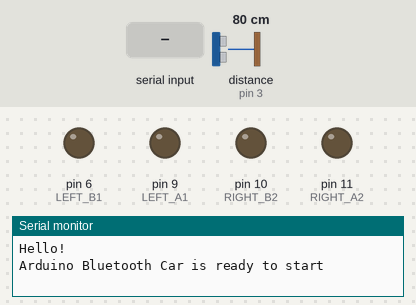
Simulated run of this sketch. Board: Arduino Uno, built with avr-gcc and run on an emulated ATmega328P. Shown: output pins drawn as LEDs (lit = HIGH), the last lines printed to the serial monitor. Wiring (inferred from the names in the program): ultrasonic range finder: trigger pin 2; echo pin 3. Dashed ring = blinking. The test bench sets the inputs (shaded band); at power-on: distance to the obstacle (sensor on pin 3) 80 cm. The echo pulse lasts 58.3 µs per cm; pins used as bus, display or sensor lines are not drawn.

Above: at 1.2 s.
1.3 s: distance to the obstacle (sensor on pin 3) set to 12 cm
2.8 s: distance to the obstacle (sensor on pin 3) set to 9 cm
At 3.2 s:
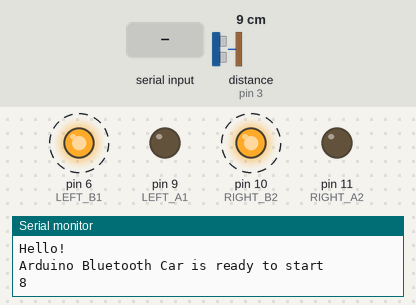
5.8 s: distance to the obstacle (sensor on pin 3) set to 18 cm
At 5.8 s:
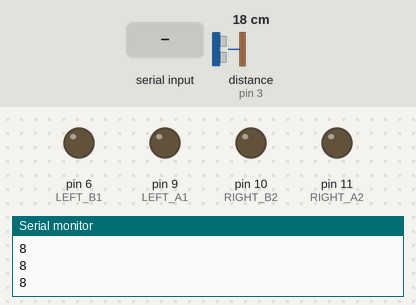
7.3 s: "l" received over the second serial link
At 8.4 s:
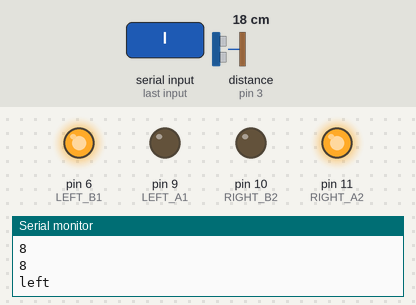
8.8 s: "r" received over the second serial link
At 9.6 s:
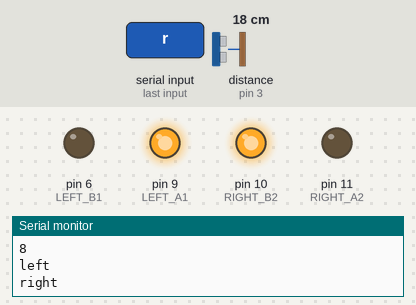
10.3 s: "f" received over the second serial link
At 10.7 s:
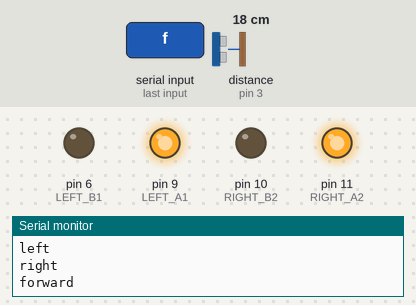
Timing chart, 0 to 12.8 s (numbered marks = the images above; inputs shaded):
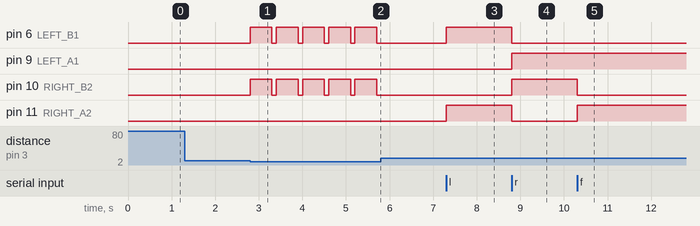

The sketch:

Hands_Project_F2.ino
```cpp
#include <SoftwareSerial.h>

#define Trig 2
#define ECHO 3
#define LEFT_A1 9 //왼쪽 바퀴1
#define LEFT_B1 6 //왼쪽 바퀴2
#define RIGHT_A2 11 //오른쪽 바퀴1
#define RIGHT_B2 10 //오른쪽 바퀴2
#define BLUE_TX  4//블루투스 TX
#define BLUE_RX  5//블루투스 RX
SoftwareSerial BTSerial(BLUE_TX, BLUE_RX);
char va;

void setup() {
  Serial.begin(9600);
  Serial.println("Hello!");
  BTSerial.begin(9600);
  pinMode(Trig, OUTPUT);
  pinMode(ECHO, INPUT);
  pinMode(LEFT_A1, OUTPUT);
  pinMode(RIGHT_A2, OUTPUT);
  pinMode(LEFT_B1, OUTPUT);
  pinMode(RIGHT_B2, OUTPUT);
  Serial.println("Arduino Bluetooth Car is ready to start");
}

void loop() {

  long duration, distance;
  digitalWrite(Trig, LOW);
  delayMicroseconds(2);
  digitalWrite(Trig, HIGH);
  delayMicroseconds(10);
  digitalWrite(Trig, LOW);
  duration = pulseIn (ECHO, HIGH);
  distance = duration * 17 / 1000;


  if(distance<10){
    digitalWrite(LEFT_A1, LOW);
    digitalWrite(LEFT_B1, HIGH);
    digitalWrite(RIGHT_A2, LOW);
    digitalWrite(RIGHT_B2, HIGH);
    Serial.println(distance);
    delay(500);
    digitalWrite(LEFT_A1, LOW);
    digitalWrite(LEFT_B1, LOW);
    digitalWrite(RIGHT_A2, LOW);
    digitalWrite(RIGHT_B2, LOW);
    delay(100);
  }
  else if(distance>=10){
     while(BTSerial.available()) {
     va = BTSerial.read();

     if(va == 'l'){            //좌회전(강)
       Serial.println("left");
       digitalWrite(LEFT_A1, LOW);
       digitalWrite(LEFT_B1, HIGH);
       digitalWrite(RIGHT_A2, HIGH);
       digitalWrite(RIGHT_B2, LOW);
     }
     else if(va == 'r'){      //우회전(강)
       Serial.println("right");
       digitalWrite(LEFT_A1, HIGH);
       digitalWrite(LEFT_B1, LOW);
       digitalWrite(RIGHT_A2, LOW);
       digitalWrite(RIGHT_B2, HIGH);

     }else if(va == 'f'){      //전진
       Serial.println("forward");
       digitalWrite(LEFT_A1, HIGH);
       digitalWrite(LEFT_B1, LOW);
       digitalWrite(RIGHT_A2, HIGH);
       digitalWrite(RIGHT_B2, LOW);

     }else if(va == 'b'){      //후진
       Serial.println("backward");
       digitalWrite(LEFT_A1, LOW);
       digitalWrite(LEFT_B1, HIGH);
       digitalWrite(RIGHT_A2, LOW);
       digitalWrite(RIGHT_B2, HIGH);

     }else if(va == 's'){      //정지
       Serial.println("stop");
       digitalWrite(LEFT_A1, LOW);
       digitalWrite(LEFT_B1, LOW);
       digitalWrite(RIGHT_A2, LOW);
       digitalWrite(RIGHT_B2, LOW);
      }
     }
  }
}
```

Measured:
- the behaviour switches between 11 and 10 cm on distance to the obstacle (sensor on pin 3) (found by bisection; images 0 and 1)
- after the input at 1.3 s, every drawn part: stays the same
- after the input at 2.8 s, pin 6 (LEFT_B1), pin 10 (RIGHT_B2): alternates HIGH for 0.50 s and LOW for 0.10 s, starting at once
- after the input at 5.8 s, pin 6 (LEFT_B1), pin 10 (RIGHT_B2): stops changing and stays LOW
- after the input at 7.3 s, pin 6 (LEFT_B1), pin 11 (RIGHT_A2): LOW → HIGH at once
- after the input at 8.8 s, pin 6 (LEFT_B1), pin 11 (RIGHT_A2): HIGH → LOW at once; pin 9 (LEFT_A1), pin 10 (RIGHT_B2): LOW → HIGH at once
- after the input at 10.3 s, pin 10 (RIGHT_B2): HIGH → LOW at once; pin 11 (RIGHT_A2): LOW → HIGH at once
